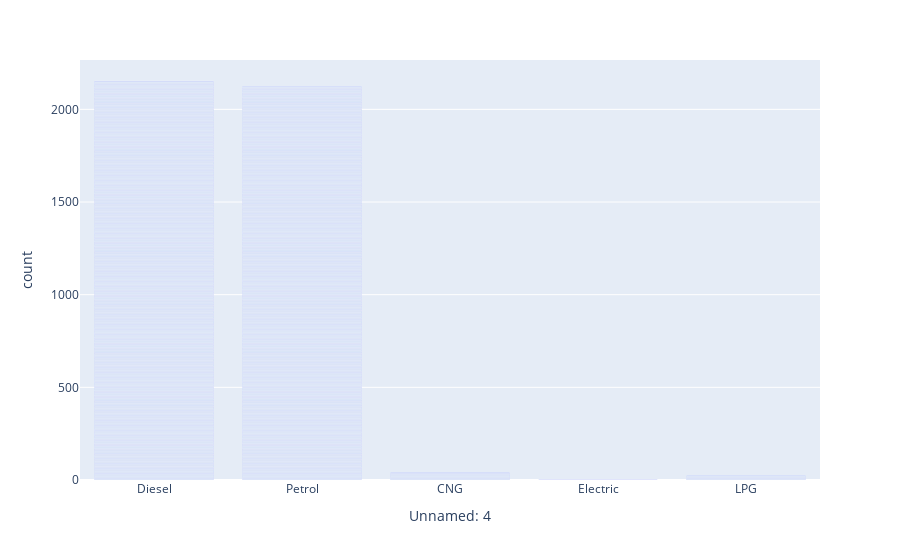

Notebook code for this chart:
### Markdown cell above
*OBSERVARTION*<BR>
    1)Majority of the cars are first hand and quater of the rest are second hand cars<br>
    2)A very small population of cars are 4th owner and abve<br>
    3)A negligble population have owned a test drive car<br>
    4)A vast majority of people like owning a new car over apre-owned one<br>

### Code cell
#which fuel is the most used one?

fig =plt.bar(df,x='Unnamed: 4')
fig.show()

### Figure 1 — Plotly figure (JSON) as saved in the notebook; plotly's stock layout.template omitted (floating-point values rounded to 4 significant figures; data arrays with more than 128 entries replaced by an {"elided": "..."} marker saying what was removed)
{"data": [{"alignmentgroup": "True", "hovertemplate": "Unnamed: 4=%{x}<br>count=%{y}<extra></extra>", "legendgroup": "", "marker": {"color": "#636efa", "pattern": {"shape": ""}}, "name": "", "offsetgroup": "", "orientation": "v", "showlegend": false, "textposition": "auto", "type": "bar", "x": {"elided": "4340 str values"}, "xaxis": "x", "y": {"elided": "4340 int values"}, "yaxis": "y"}], "layout": {"barmode": "relative", "legend": {"tracegroupgap": 0}, "margin": {"t": 60}, "xaxis": {"anchor": "y", "domain": [0, 1], "title": {"text": "Unnamed: 4"}}, "yaxis": {"anchor": "x", "domain": [0, 1], "title": {"text": "count"}}}}
